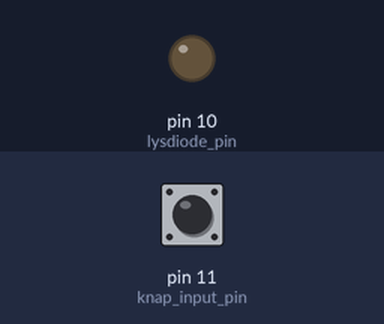
A sketch run on a simulated Arduino Uno, built with avr-gcc and run on an emulated ATmega328P. Parts: output pins drawn as LEDs (lit = HIGH). The test bench sets the inputs (shaded band); at power-on: pin 11 (knap_input_pin) HIGH.

Above: at 1.2 s.
1.3 s: pin 11 (knap_input_pin) pulled LOW for 0.15 s
At 1.37 s:
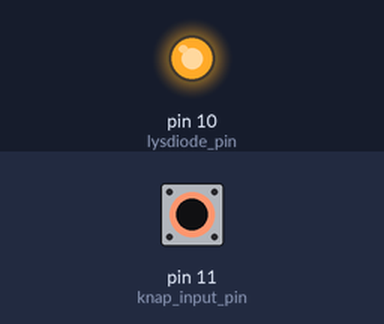
2.9 s: pin 11 (knap_input_pin) pulled LOW for 3.2 s
At 6.5 s:
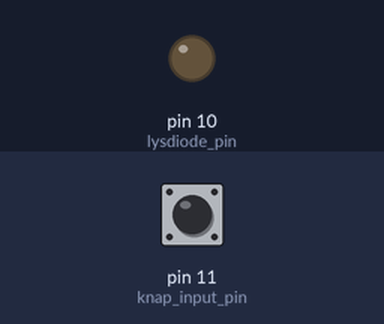
Timing chart, 0 to 8.0 s (numbered marks = the images above; inputs shaded):
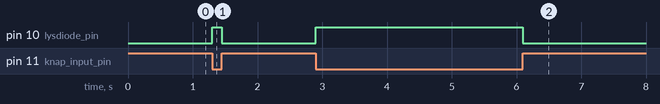

Measured:
- after the input at 1.3 s, pin 10 (lysdiode_pin): LOW → HIGH at once, → LOW 0.15 s later
- after the input at 2.9 s, pin 10 (lysdiode_pin): LOW → HIGH at once, → LOW 3.2 s later

The sketch:

2_04_knap_lysdiode_2.ino
```cpp
/**********************************************************************
 * Knap tænder og slukker lysdiode, løsning 1
 * https://github.com/spiff42/arduino-workshop
 * Coding Pirates Workshop, Lyngby - Microsoft, Oktober/November 2022
 * Mikkel Holm Olsen
 **********************************************************************/
const byte lysdiode_pin = 10;
const byte knap_input_pin = 11;

void setup() {
  pinMode(lysdiode_pin, OUTPUT);
  pinMode(knap_input_pin, INPUT_PULLUP);
}

void loop() {
  if (digitalRead(knap_input_pin) == LOW) {
    digitalWrite(lysdiode_pin, HIGH);
  } else {
    digitalWrite(lysdiode_pin, LOW);
  }
}
```
